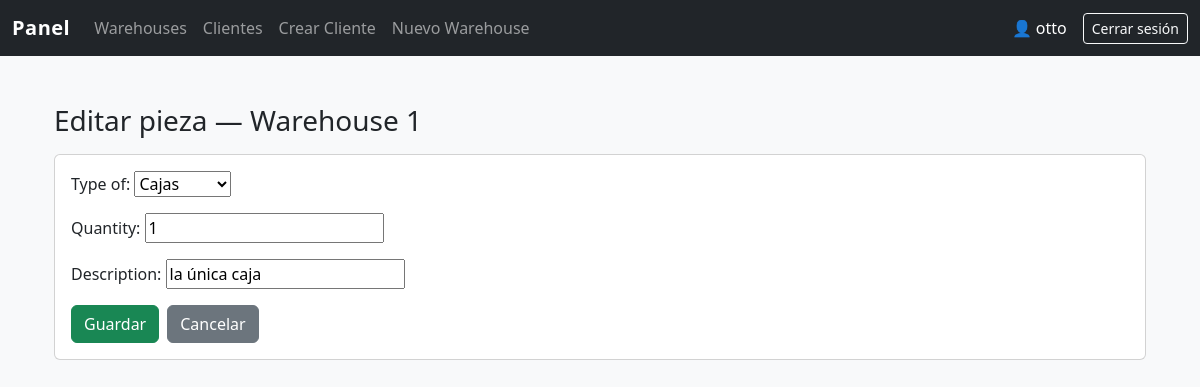
The app's page /admin-panel/pieces/2/edit/ (signed in) with its own data.
### core/models.py (models this page shows, shortened)
class Warehouse(models.Model):
    STATUS = [
        ('PENDIENTE', 'Pendiente'),
        ('LISTO', 'Listo')
    ]
    cliente = models.ForeignKey(User, on_delete=models.CASCADE)
    wr_number = models.CharField(max_length=30, unique=True, primary_key=True)
    shipper = models.CharField(max_length=100)
    carrier = models.CharField(max_length=100)
    container_number = models.CharField(max_length=100, null=True)
    created_at = models.DateTimeField(auto_now_add=True)
    weight_lbs = models.FloatField(null=True)
    weight_kgs = models.FloatField()
    status = models.CharField(max_length=20, choices=STATUS, null=True)
    uploaded_file = models.FileField(upload_to='warehouse_files/', blank=True, null=True)

class PieceWarehouse(models.Model):
    TYPE_OF = [
        ('PALLETS', 'Pallets'),
        ('CAJAS', 'Cajas'),
        ('TAMBORES', 'Tambores'),
        ('ATADOS', 'Atados'),
        ('OTRO', 'Otro'),
    ]
    warehouse = models.ForeignKey(Warehouse, on_delete=models.CASCADE, related_name='pieces')
    type_of = models.CharField(max_length=20, choices=TYPE_OF)
    quantity = models.PositiveIntegerField()
    description = models.CharField(max_length=200, blank=True, null=True)

### core/views.py (the view)
# urls.py: path('admin-panel/pieces/<int:pk>/edit/', views.edit_piece, name='edit_piece'),
@login_required(login_url='login')
def edit_piece(request, pk):
    if not request.user.is_staff:
        return redirect("index")
    piece = get_object_or_404(PieceWarehouse, pk=pk)
    if request.method == "POST":
        form = PieceForm(request.POST, instance=piece)
        if form.is_valid():
            obj = form.save(commit=False)
            obj.warehouse = piece.warehouse
            obj.save()
            messages.success(request, "Pieza actualizada.")
            return redirect('warehouse_detail', wr_number=piece.warehouse.wr_number)
        else:
            messages.error(request, "Revisá los datos.")
    else:
        form = PieceForm(instance=piece)
    return render(request, 'piece_form.html', {
        'form': form,
        'warehouse': piece.warehouse
    })

### core/forms.py
class PieceForm(forms.ModelForm):
    class Meta:
        model = PieceWarehouse
        fields = ["type_of", "quantity", "description"]

### templates/piece_form.html (shortened to what this page needs)
{% extends "panel/base.html" %}
{% block content %}
<div class="container mt-4">
  <h3>Editar pieza — Warehouse {{ warehouse.wr_number }}</h3>
  <form method="post" class="card card-body mt-3">
    {{ form.as_p }}
    <div class="d-flex gap-2">
      <button type="submit" class="btn btn-success">Guardar</button>
      <a href="{% url 'warehouse_detail' warehouse.wr_number %}" class="btn btn-secondary">Cancelar</a>
    </div>
  </form>
</div>
{% endblock %}

### templates/panel/base.html (shortened to what this page needs)
{% load static %}
<!doctype html>
<html lang="es">
<head>
  <link href="https://cdn.jsdelivr.net/npm/bootstrap@5.3.3/dist/css/bootstrap.min.css" rel="stylesheet">
</head>
<body>
  <nav class="navbar navbar-expand-lg navbar-dark bg-dark">
    <div class="container-fluid">
      <a class="navbar-brand" href="{% url 'admin_panel' %}">Panel</a>
      <div class="collapse navbar-collapse" id="navbarNav">
        <ul class="navbar-nav me-auto">
          <li class="nav-item">
            <a class="nav-link {% if request.resolver_match.url_name == 'admin_panel' %}active{% endif %}" href="{% url 'admin_panel' %}">Warehouses</a>
          </li>
          <li class="nav-item">
            <a class="nav-link {% if request.resolver_match.url_name == 'clients_list' %}active{% endif %}" href="{% url 'clients_list' %}">Clientes</a>
          </li>
          <li class="nav-item">
            <a class="nav-link {% if request.resolver_match.url_name == 'quick_create_client' %}active{% endif %}" href="{% url 'quick_create_client' %}">Crear Cliente</a>
          </li>
          <li class="nav-item">
            <a class="nav-link {% if request.resolver_match.url_name == 'create_warehouse' %}active{% endif %}" href="{% url 'create_warehouse' %}">Nuevo Warehouse</a>
          </li>
        </ul>
        <span class="navbar-text text-white me-3">
          👤 {{ request.user.username }}
        </span>
        <form method="post" action="{% url 'logout' %}" class="d-inline">
          <button class="btn btn-outline-light btn-sm" type="submit">Cerrar sesión</button>
        </form>
      </div>
    </div>
  </nav>
  <main class="container mt-4">
    {% block content %}
    {% endblock %}
  </main>
</body>
</html>

### templates/panel/base.html (style rules this page uses)
body { background-color: #f8f9fa; min-height: 100vh; display: flex; flex-direction: column; }
main { flex: 1; padding-bottom: 2rem; }
.navbar-brand { font-weight: 600; letter-spacing: 0.5px; }

### records on screen
Warehouse: wr_number "1"
PieceWarehouse: type_of "Cajas", quantity "1", description "la única caja"

### other values on screen
{{ request.user.username }} "otto"
